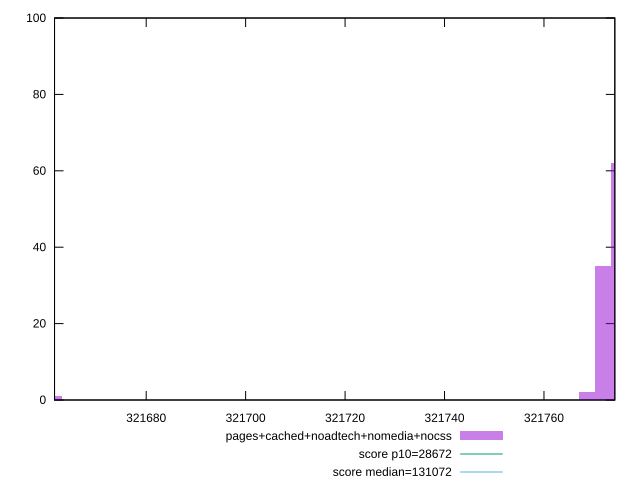

Write gnuplot code to recreate this figure.
reset

$pagesCachedNoadtechNomediaNocss <<EOF
321661.524306778 1
321775.0062882859 62
321771.8540110218 35
321768.7017337577 2
EOF

set key outside below
set boxwidth 3.152277264107349
set xrange [321661.56666666665:321774.25]
set yrange [0:100]
set trange [0:100]
set style fill transparent solid 0.5 noborder

set parametric
set terminal svg size 640, 490 enhanced background rgb 'white'
set output "report_00015_2021-02-09T16-11-33.973Z/uses-long-cache-ttl/comparison/histogram/4_vs_5.svg"

plot $pagesCachedNoadtechNomediaNocss title "pages+cached+noadtech+nomedia+nocss" with boxes, \
     28672,t title "score p10=28672", \
     131072,t title "score median=131072"

reset
